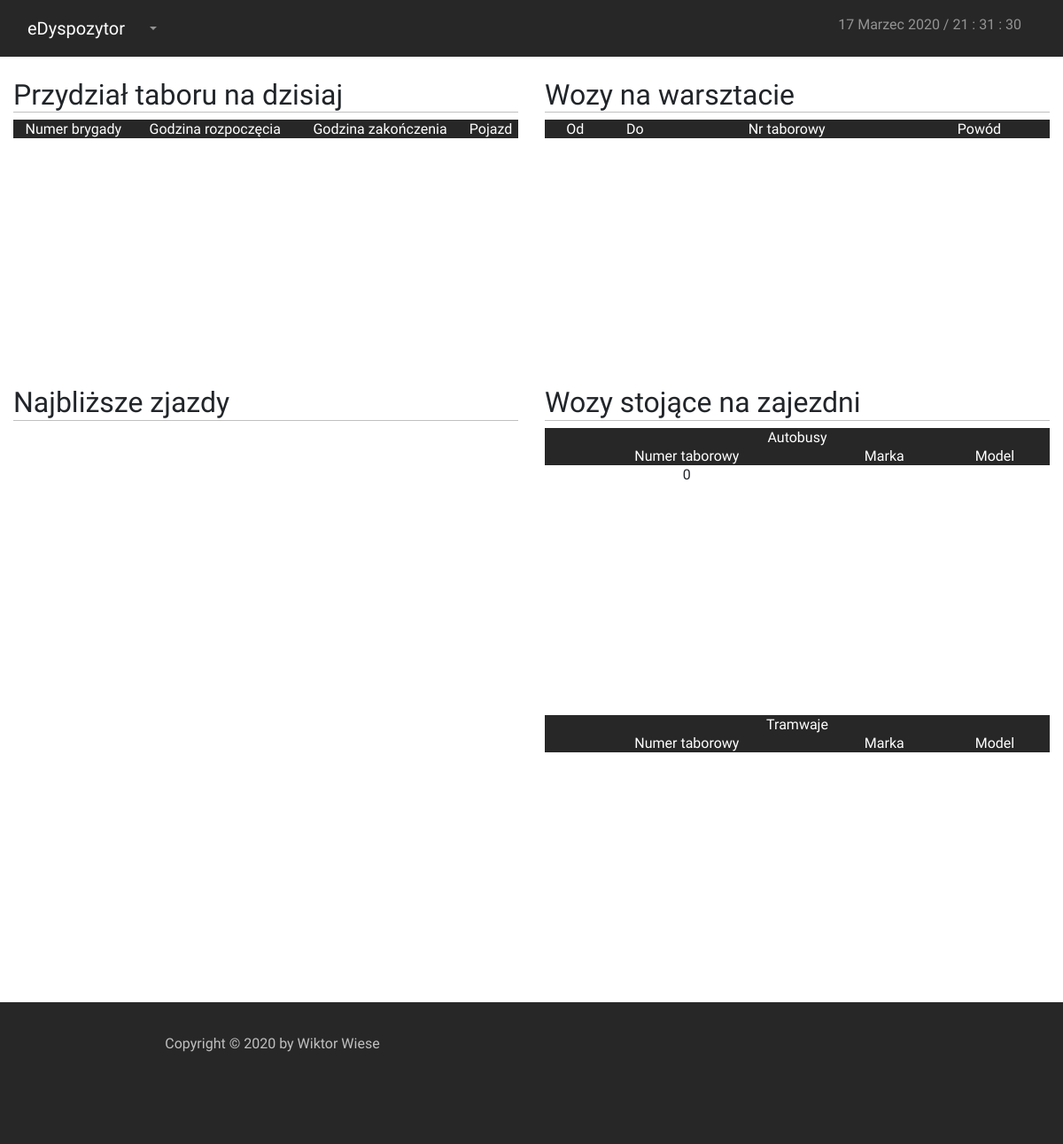
/index_admin.php, run on an earlier commit of the app's database.
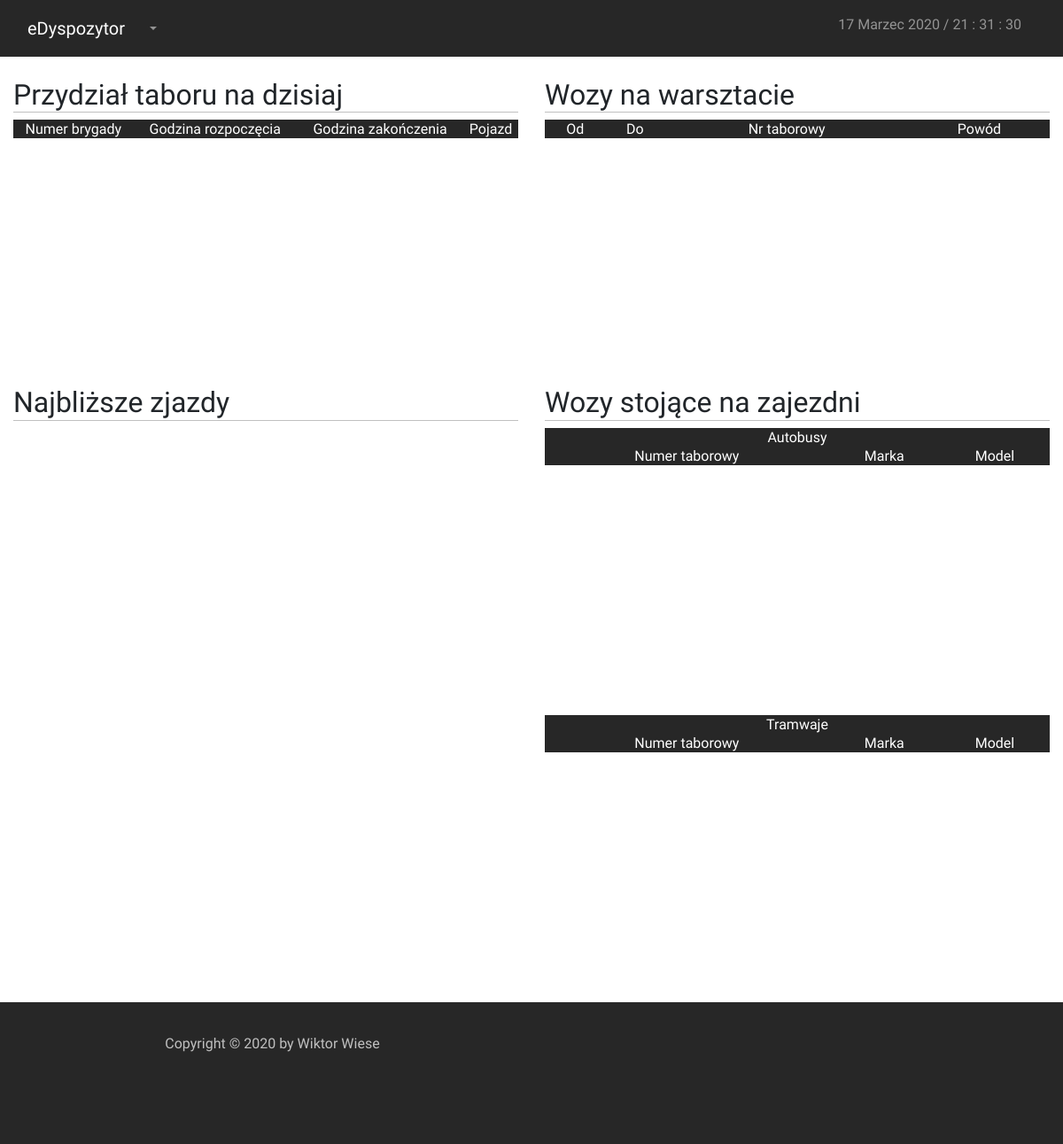
And on a later commit of the database.
### tables this page shows
CREATE TABLE `vehicles` (
  `id` int(11) NOT NULL,
  `typ_pojazdu` enum('Tram','Bus','Trol') DEFAULT NULL,
  `miasto` int(11) NOT NULL,
  `marka` text,
  `model` text,
  `uklad_drzwi` text,
  `rocznik` text,
  `rok_wprowadzenia` text,
  `klimatyzacja` enum('TAK','NIE') DEFAULT NULL,
  `biletomat` enum('TAK','NIE') DEFAULT NULL,
  `niska_podloga` enum('TAK','NIE') NOT NULL,
  `numer_tab` int(11) DEFAULT NULL,
  `tablice_rej` text,
  `typ_taboru` enum('MIDI','MAXI','MEGA','Wagon','Skład') DEFAULT NULL,
  `uwagi` longtext,
  `id_workshop` int(11) DEFAULT '0',
  `id_timetable` int(11) DEFAULT '0'
);

### index_admin.php (called while the page is built)
<?php
    include("./layout/header.php");
    $toInclude = isset($_GET['page']) ? $_GET['page']:"main";
    include("./pages/admin/$toInclude.php");
    include("./layout/footer.php");
?>

### scripts/php/main_page/list_of_garage.php (the view, shortened to what this page needs)
<?php
    require_once("scripts/php/db_connect.php");
    $connect = new mysqli($host, $db_user, $db_password, $db_name);
                    if ($result = @$connect->query("SELECT * from `vehicles` where typ_pojazdu='BUS' and id_workshop='0' and `miasto`='$_SESSION[access]' order by `numer_tab`"))
                        {
                            echo "<div class='mess_users'>
                            <table>
                            <tr class='main'>
                                <td colspan='3'>Autobusy</td>
                            </tr>
                            <tr class='main'>
                                <td>Numer taborowy</td>
                                <td>Marka</td>
                                <td>Model</td>
                            </tr>";
                            $users = $result->num_rows;
                            if($users>0)
                            {
                                while($row = $result->fetch_array())
                                {
                                    echo "<tr>
                                        <td>".$row['numer_tab']."</td>
                                        <td>".$row['marka']."</td>
                                        <td>".$row['model']."</td>
                                    </tr>";
                                }
                            }
                            echo "</table></div><br/>";
                        }
                        if($_SESSION['access'] == '4')
                        {
                            if ($result = @$connect->query("SELECT * from `vehicles` where typ_pojazdu='Trol' and id_workshop='0' and `miasto`='$_SESSION[access]'  order by `numer_tab`"))
                            {
                                echo "<div class='mess_users'>
                                <table>
                                <tr class='main'>
                                    <td colspan='3'>Trolejbusy</td>
                                </tr>
                                <tr class='main'>
                                    <td>Numer taborowy</td>
                                    <td>Marka</td>
                                    <td>Model</td>
                                </tr>";
                                $users = $result->num_rows;
                                if($users>0)
                                {
                                    while($row = $result->fetch_array())
                                    {
                                        echo "<tr>
                                            <td>".$row['numer_tab']."</td>
                                            <td>".$row['marka']."</td>
                                            <td>".$row['model']."</td>
                                        </tr>";
                                    }
                                }
                                echo "</table></div><br/>";
                            }
                        } else {
                            if ($result = @$connect->query("SELECT * from `vehicles` where typ_pojazdu='Tram' and id_workshop='0' and `miasto`='$_SESSION[access]'  order by `numer_tab`"))
                            {
                                echo "<div class='mess_users'>
                                <table>
                                <tr class='main'>
                                    <td colspan='3'>Tramwaje</td>
                                </tr>
                                <tr class='main'>
                                    <td>Numer taborowy</td>
                                    <td>Marka</td>
                                    <td>Model</td>
                                </tr>";
                                echo "</table></div><br/>";
                            }
                        }
?>

What changed in the data, as far as the page shows it:
no longer on this page (row edited): vehicles: numer_tab "0"
